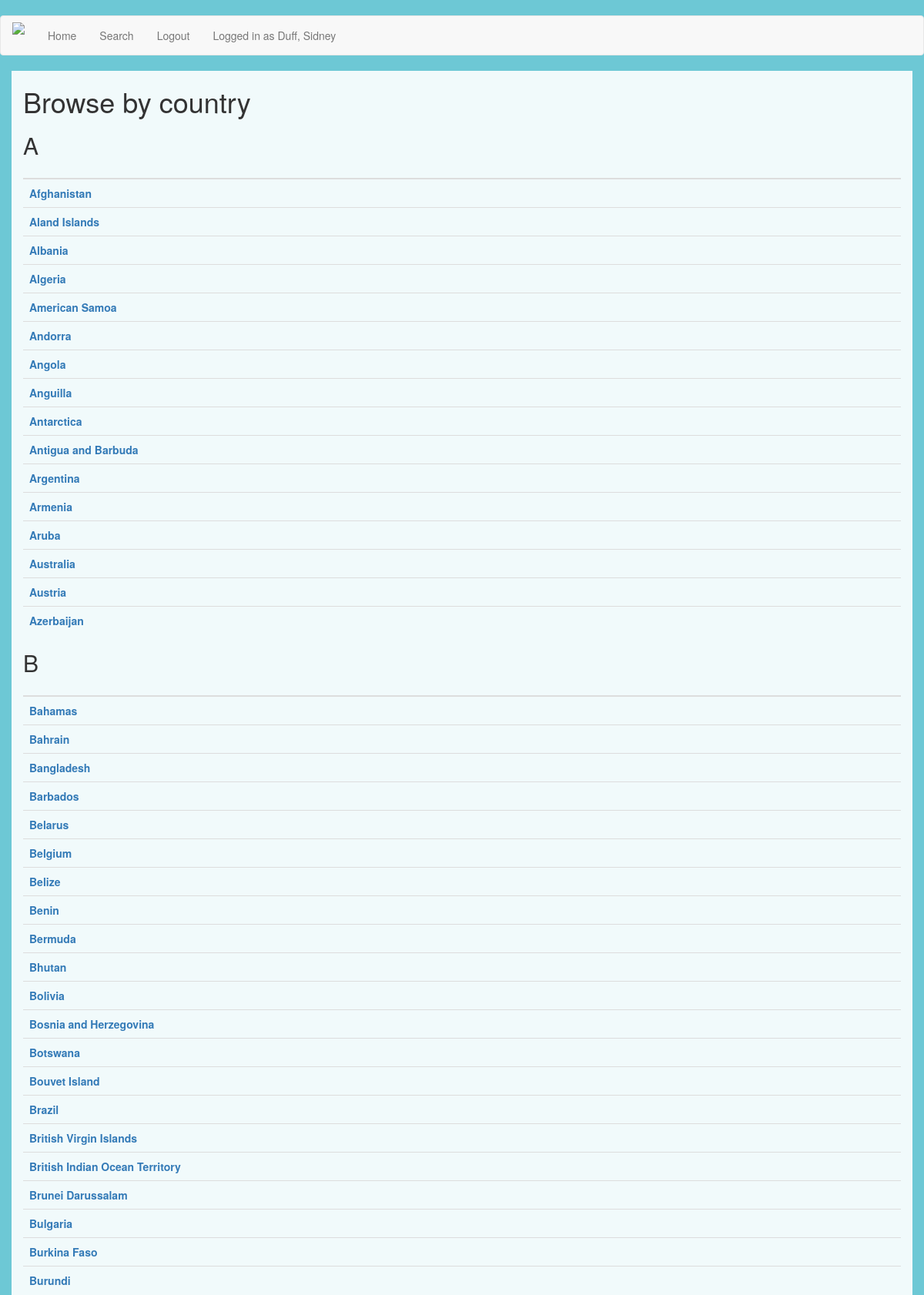
Screenshot of /browse-by-country/ (signed in, upper part) with the database file from the repository.
### app/models.py (models this page shows, shortened)
class User(UserMixin, db.Model):
	id = db.Column(db.Integer, primary_key=True)
	userid = db.Column(db.String(64), index=True, unique=True)
	fname = db.Column(db.String(64), index=True)
	sname = db.Column(db.String(64), index=True)
	email = db.Column(db.String(120), index=True, unique=True)
	passwordhash = db.Column(db.String(128))
	collabs = db.relationship('Partner', backref='col_owner', lazy='dynamic')
	reports = db.relationship('Report', backref='report_author', lazy='dynamic')
	@login.user_loader
	def load_user(id):
		return User.query.get(int(id))

class Country(db.Model):
	iso = db.Column(db.String, primary_key=True)
	name = db.Column(db.String)

### app/routes.py (the view)
@app.route('/browse-by-country/')
@login_required
def browsecountry():
	alphabet = list(string.ascii_uppercase)
	countries = []
	for a in alphabet:
		c = Country.query.filter(Country.name.like(a+'%')).all()
		countries.append(c)
	ziplist = zip(alphabet, countries)
	return render_template('browse-by-country.html', ziplist=ziplist)

### app/templates/browse-by-country.html (shortened to what this page needs)
{% extends "base.html" %}
{% block app_content %}
	<head>
	</head>
	<body>
		<div class="container-fluid" id="container">
			<h1> Browse by country </h1>
			{% for letter, countrylist in ziplist %}
				<h2>{{ letter }} </h2>
					<table class="table">
						<thead>
							<tr>
				    			<th scope="col"></th>
				    		</tr>
						</thead>
						<tbody>
							{% for c in countrylist %}
					    	<tr>
						    	<th scope="row"><a href="{{ url_for('country', iso=c.iso) }}">{{ c.name }}<a/></th>
							</tr>
			    			{% endfor %}
						</tbody>
					</table>
			{% endfor %}
	   </div>
	</body>
{% endblock %}

### app/templates/base.html (shortened to what this page needs)
{% extends 'bootstrap/base.html' %}
{% import 'bootstrap/wtf.html' as wtf %}
{% block navbar %}
	<nav class="navbar navbar-default" id="navbardef">
		<div class="container-fluid">
            <div class="navbar-header">
                <a class="navbar-brand" rel="home" href="{{ url_for('index') }}" title="Home">
                <img style="max-width:100px; margin-top: -7px;"src="https://image.ibb.co/mCLfGy/logo.png">
                </a>
            </div>
            <div class="collapse navbar-collapse" id="bs-example-navbar-collapse-1">
                <ul class="nav navbar-nav">
                    <li><a href="{{ url_for('landing') }}">Home</a></li>
                <ul class="nav navbar-nav navbar-right">
                    {% if current_user.is_anonymous %}
                    <li><a href="{{ url_for('login') }}">Login</a></li>
                    {% else %}
                    <li><a href="{{ url_for('search', userid=current_user.userid) }}">Search</a></li>
                    <li><a href="{{ url_for('logout') }}">Logout</a></li>
                    <li><a href="{{ url_for('profile') }}">Logged in as {{ current_user.sname }}, {{ current_user.fname }}</a></li>
                    {% endif %}
                </ul>
            </div>
        </div>
	</nav>
{% endblock %}
{% block content %}
    <head>
    </head>
    <div class="container-fluid">
        {% block app_content %}{% endblock %}
    </div>
{% endblock %}

### app/templates/base.html (style rules this page uses)
body { background-color: #6dc8d5; height: 100%; background-size: cover; background-position: center; background-repeat: no-repeat; padding-top: 20px }

### app/templates/browse-by-country.html (style rules this page uses)
body { height: 100%; background-position: center; background-repeat: no-repeat; background-size: cover; }
#container { background: rgba(255, 255, 255, 0.9); padding-bottom: 20px; }

### rows the page displays
User: sname "Duff", fname "Sidney"
Country: name "Afghanistan"
Country: name "Aland Islands"
Country: name "Albania"
Country: name "Algeria"
Country: name "American Samoa"
Country: name "Andorra"
Country: name "Angola"
Country: name "Anguilla"
Country: name "Antarctica"
Country: name "Antigua and Barbuda"
Country: name "Argentina"
Country: name "Armenia"
Country: name "Aruba"
Country: name "Australia"
Country: name "Austria"
Country: name "Azerbaijan"
Country: name "Bahamas"
Country: name "Bahrain"
Country: name "Bangladesh"
Country: name "Barbados"
Country: name "Belarus"
Country: name "Belgium"
Country: name "Belize"
Country: name "Benin"
Country: name "Bermuda"
Country: name "Bhutan"
Country: name "Bolivia"
Country: name "Bosnia and Herzegovina"
Country: name "Botswana"
Country: name "Bouvet Island"
Country: name "Brazil"
Country: name "British Virgin Islands"
Country: name "British Indian Ocean Territory"
Country: name "Brunei Darussalam"
Country: name "Bulgaria"
Country: name "Burkina Faso"
Country: name "Burundi"

### other values shown
{{ letter }} "A" "B"
